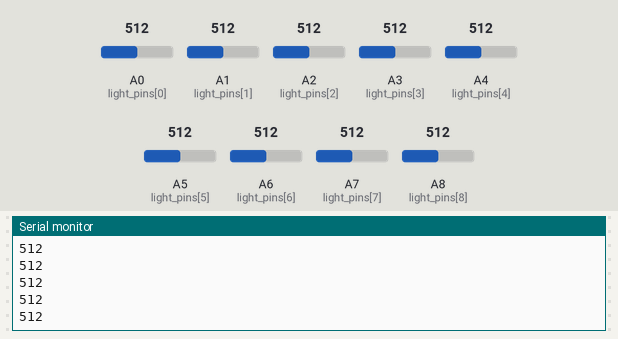
Bench run of a sketch on a simulated Arduino Mega 2560, built with avr-gcc and run on an emulated ATmega2560. Shown: the last lines printed to the serial monitor. The inputs (shaded band) are chosen by the test bench; at power-on: A1 (light_pins[1]) = 512, A3 (light_pins[3]) = 512, A0 (light_pins[0]) = 512, A2 (light_pins[2]) = 512, A4 (light_pins[4]) = 512, A5 (light_pins[5]) = 512, A6 (light_pins[6]) = 512, A7 (light_pins[7]) = 512, A8 (light_pins[8]) = 512.

Above: at 4.2 s.
4.3 s: A1 (light_pins[1]) set to 106
5.8 s: A1 (light_pins[1]) set to 92
At 6.3 s:
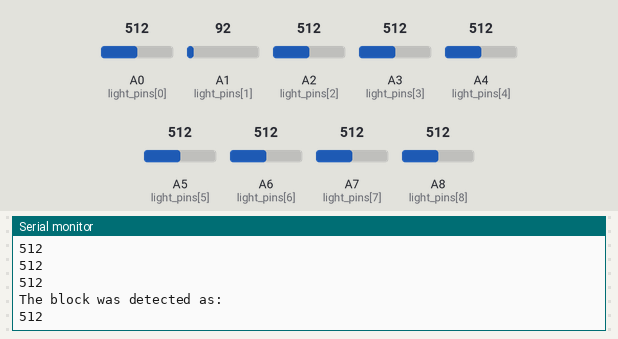
11.8 s: A3 (light_pins[3]) set to 107
At 12.5 s:
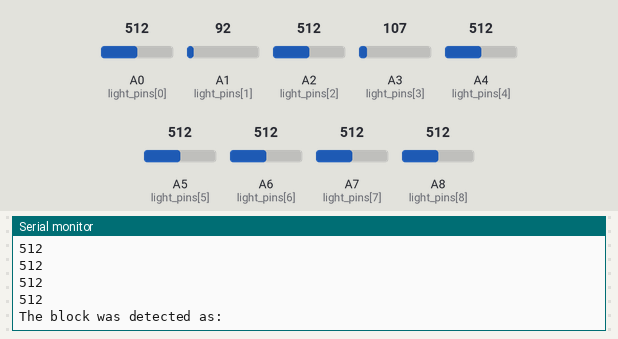
13.3 s: A3 (light_pins[3]) set to 88
Timing chart, 0 to 15.8 s (numbered marks = the images above; inputs shaded):
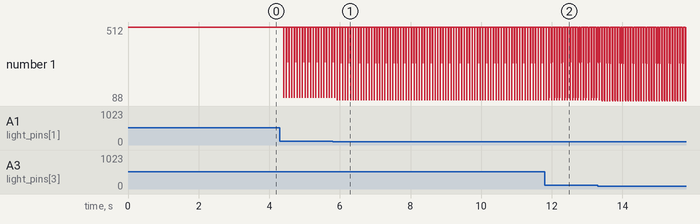

Measured:
- after the input at 5.8 s, the serial monitor: prints a new line after 0.13 s (image 1)
- after the input at 11.8 s, the serial monitor: prints a new line after 0.13 s (image 2)

The sketch:

sketch_oct20a.ino
```cpp
int light_pins[9] ={A0, A1, A2, A3, A4, A5, A6, A7, A8};
int calibrated = 300;
// Calibrate sensors for similarity matching between
// blue and white values. Runs before color detecting/autonomous section
// However, this still can be more accurate because the white color will
// always detect some blue. What percentage do we use?
// At what point between 0 and 255 does blue become white, and vice versa?
// Generally you would avoid this by comparing two resistors per data point,
 // instead of trying to compare each to some "predefined" convergence point
void setup() {

  Serial.begin(9600);
}

void loop() {

  boolean is_block = true; //For now it will detect the block infinitely.
  int block_counter = 0;
  if(is_block == true && block_counter < 5 )
  {
    int letter = do_color_detection();
    block_counter++;
    Serial.println("The block was detected as:");
    //Serial.println(letter);
  }
}

int do_color_detection()
{
  int cell_data[9];                                               // You have to populate an array containing the analog values of the resistance array. Arduino code is stupid.
  int j = 0;
  for(j = 0; j < 9; j++)
  {
    //delay(100);
    cell_data[j] = analogRead(light_pins[j]);
    Serial.println(cell_data[j]);
  }
  int i;
  double compare_me;
  int white_count = 0;
  for(i = 0; i < 9; i++)
  {
    compare_me = (double) similarity(cell_data[i]);

    //Serial.println("Percentage of white:");
    //Serial.println(compare_me);

    if(compare_me > 50 && compare_me < 100)     // No need to check if it is blue, because the int only should grow if the scan is white.
    {
      white_count += 1;
    }

  }

  if(white_count >= 7 )
  {
    return 1;                         // 1 = M
  }
  if(white_count == 5)
  {
    return 2;                         // 2 = E
  }
  if(white_count == 4 || white_count == 6)
  {
    return 3;                         // 3 if A
  }
  return 4;                           // 4 if T   *no need to check against a value, white count will never be negative, and has to be less than 4, so default it to T.
                                            // We also do not have a case where the block does not have a letter, so doing this is fine.
}

double similarity(int cell6)
{
  int toAbs = cell6 - calibrated;
  int diff = abs(toAbs);
  double similar = ((double)diff / (double)calibrated) * 100;
  return similar;
}
```
